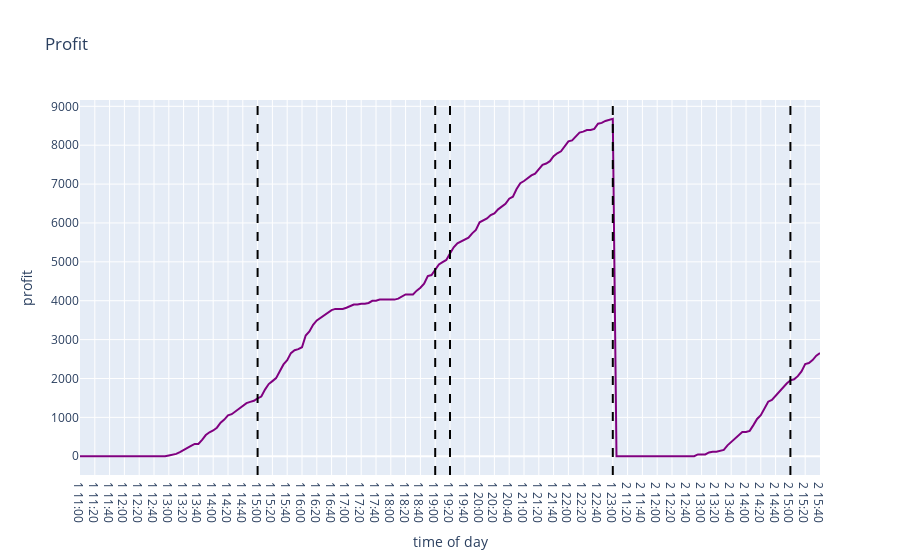
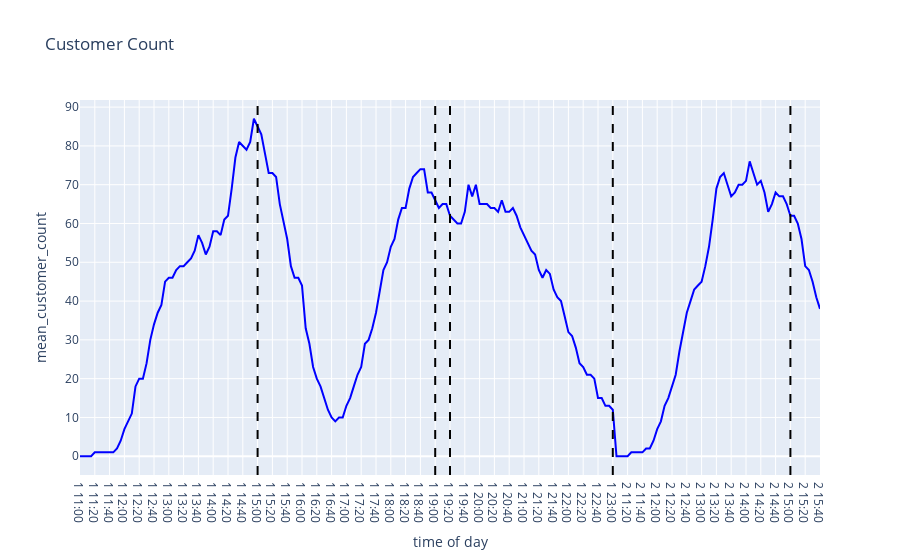
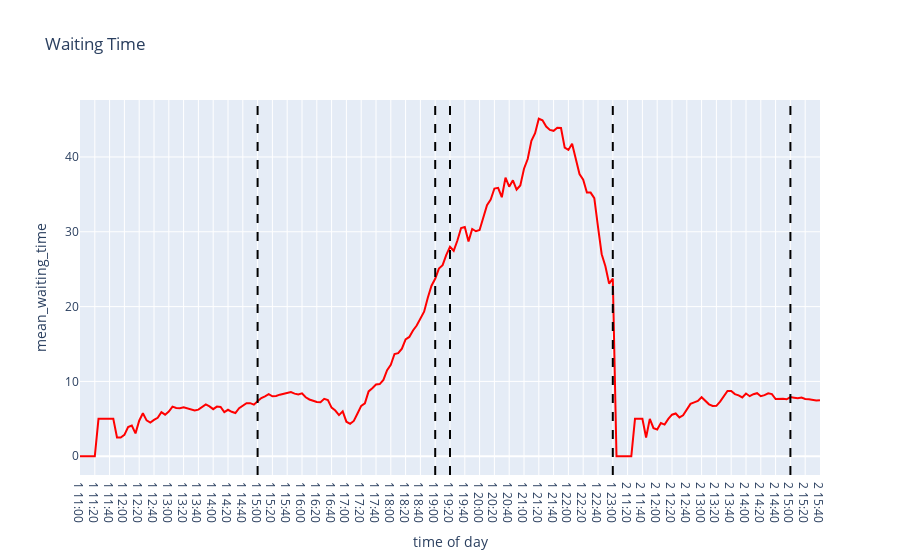
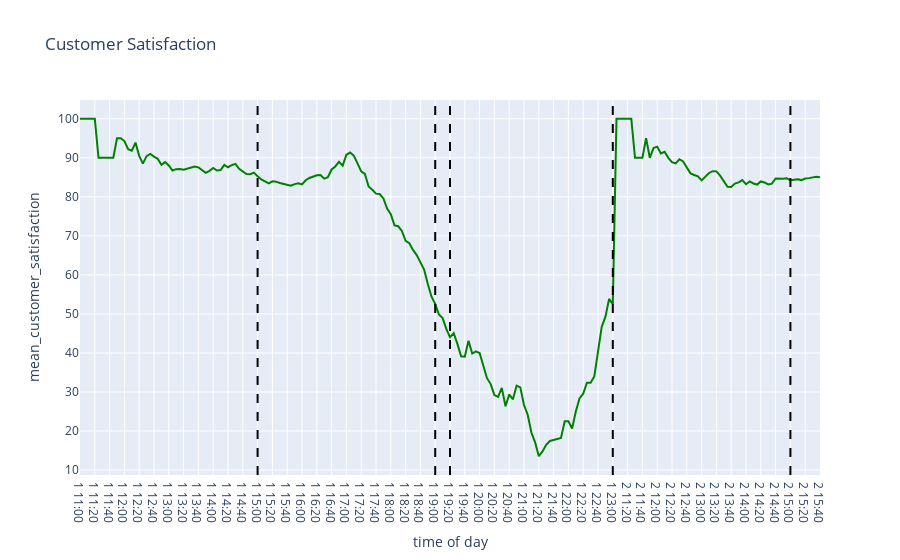

Notebook code cell kept with these figures, in order:
### Code cell
df_mean_step = display_mean_step_results(results)

### Figure 1 — Plotly figure (JSON) as saved in the notebook; plotly's stock layout.template omitted (floating-point values rounded to 4 significant figures; data arrays with more than 128 entries replaced by an {"elided": "..."} marker saying what was removed)
{"data": [{"hovertemplate": "variable=mean_profit<br>time of day=%{x}<br>profit=%{y}<extra></extra>", "legendgroup": "mean_profit", "line": {"color": "purple", "dash": "solid"}, "marker": {"symbol": "circle"}, "mode": "lines", "name": "mean_profit", "orientation": "v", "showlegend": true, "type": "scatter", "x": {"elided": "201 str values"}, "xaxis": "x", "y": {"elided": "201 float values"}, "yaxis": "y"}], "layout": {"legend": {"title": {"text": "variable"}, "tracegroupgap": 0}, "shapes": [{"line": {"color": "black", "dash": "dash"}, "type": "line", "x0": "1 15:00", "x1": "1 15:00", "xref": "x", "y0": 0, "y1": 1, "yref": "y domain"}, {"line": {"color": "black", "dash": "dash"}, "type": "line", "x0": "1 19:00", "x1": "1 19:00", "xref": "x", "y0": 0, "y1": 1, "yref": "y domain"}, {"line": {"color": "black", "dash": "dash"}, "type": "line", "x0": "1 23:00", "x1": "1 23:00", "xref": "x", "y0": 0, "y1": 1, "yref": "y domain"}, {"line": {"color": "black", "dash": "dash"}, "type": "line", "x0": "2 15:00", "x1": "2 15:00", "xref": "x", "y0": 0, "y1": 1, "yref": "y domain"}, {"line": {"color": "black", "dash": "dash"}, "type": "line", "x0": "2 19:00", "x1": "2 19:00", "xref": "x", "y0": 0, "y1": 1, "yref": "y domain"}, {"line": {"color": "black", "dash": "dash"}, "type": "line", "x0": "2 23:00", "x1": "2 23:00", "xref": "x", "y0": 0, "y1": 1, "yref": "y domain"}], "showlegend": false, "title": {"text": "Profit"}, "xaxis": {"anchor": "y", "domain": [0, 1], "title": {"text": "time of day"}}, "yaxis": {"anchor": "x", "domain": [0, 1], "title": {"text": "profit"}}}}

### Figure 2 — Plotly figure (JSON) as saved in the notebook; plotly's stock layout.template omitted (floating-point values rounded to 4 significant figures; data arrays with more than 128 entries replaced by an {"elided": "..."} marker saying what was removed)
{"data": [{"hovertemplate": "variable=mean_customer_count<br>time of day=%{x}<br>mean_customer_count=%{y}<extra></extra>", "legendgroup": "mean_customer_count", "line": {"color": "blue", "dash": "solid"}, "marker": {"symbol": "circle"}, "mode": "lines", "name": "mean_customer_count", "orientation": "v", "showlegend": true, "type": "scatter", "x": {"elided": "201 str values"}, "xaxis": "x", "y": {"elided": "201 int values"}, "yaxis": "y"}], "layout": {"legend": {"title": {"text": "variable"}, "tracegroupgap": 0}, "shapes": [{"line": {"color": "black", "dash": "dash"}, "type": "line", "x0": "1 15:00", "x1": "1 15:00", "xref": "x", "y0": 0, "y1": 1, "yref": "y domain"}, {"line": {"color": "black", "dash": "dash"}, "type": "line", "x0": "1 19:00", "x1": "1 19:00", "xref": "x", "y0": 0, "y1": 1, "yref": "y domain"}, {"line": {"color": "black", "dash": "dash"}, "type": "line", "x0": "1 23:00", "x1": "1 23:00", "xref": "x", "y0": 0, "y1": 1, "yref": "y domain"}, {"line": {"color": "black", "dash": "dash"}, "type": "line", "x0": "2 15:00", "x1": "2 15:00", "xref": "x", "y0": 0, "y1": 1, "yref": "y domain"}, {"line": {"color": "black", "dash": "dash"}, "type": "line", "x0": "2 19:00", "x1": "2 19:00", "xref": "x", "y0": 0, "y1": 1, "yref": "y domain"}, {"line": {"color": "black", "dash": "dash"}, "type": "line", "x0": "2 23:00", "x1": "2 23:00", "xref": "x", "y0": 0, "y1": 1, "yref": "y domain"}], "showlegend": false, "title": {"text": "Customer Count"}, "xaxis": {"anchor": "y", "domain": [0, 1], "title": {"text": "time of day"}}, "yaxis": {"anchor": "x", "domain": [0, 1], "title": {"text": "mean_customer_count"}}}}

### Figure 3 — Plotly figure (JSON) as saved in the notebook; plotly's stock layout.template omitted (floating-point values rounded to 4 significant figures; data arrays with more than 128 entries replaced by an {"elided": "..."} marker saying what was removed)
{"data": [{"hovertemplate": "variable=mean_waiting_time<br>time of day=%{x}<br>mean_waiting_time=%{y}<extra></extra>", "legendgroup": "mean_waiting_time", "line": {"color": "red", "dash": "solid"}, "marker": {"symbol": "circle"}, "mode": "lines", "name": "mean_waiting_time", "orientation": "v", "showlegend": true, "type": "scatter", "x": {"elided": "201 str values"}, "xaxis": "x", "y": {"elided": "201 float values"}, "yaxis": "y"}], "layout": {"legend": {"title": {"text": "variable"}, "tracegroupgap": 0}, "shapes": [{"line": {"color": "black", "dash": "dash"}, "type": "line", "x0": "1 15:00", "x1": "1 15:00", "xref": "x", "y0": 0, "y1": 1, "yref": "y domain"}, {"line": {"color": "black", "dash": "dash"}, "type": "line", "x0": "1 19:00", "x1": "1 19:00", "xref": "x", "y0": 0, "y1": 1, "yref": "y domain"}, {"line": {"color": "black", "dash": "dash"}, "type": "line", "x0": "1 23:00", "x1": "1 23:00", "xref": "x", "y0": 0, "y1": 1, "yref": "y domain"}, {"line": {"color": "black", "dash": "dash"}, "type": "line", "x0": "2 15:00", "x1": "2 15:00", "xref": "x", "y0": 0, "y1": 1, "yref": "y domain"}, {"line": {"color": "black", "dash": "dash"}, "type": "line", "x0": "2 19:00", "x1": "2 19:00", "xref": "x", "y0": 0, "y1": 1, "yref": "y domain"}, {"line": {"color": "black", "dash": "dash"}, "type": "line", "x0": "2 23:00", "x1": "2 23:00", "xref": "x", "y0": 0, "y1": 1, "yref": "y domain"}], "showlegend": false, "title": {"text": "Waiting Time"}, "xaxis": {"anchor": "y", "domain": [0, 1], "title": {"text": "time of day"}}, "yaxis": {"anchor": "x", "domain": [0, 1], "title": {"text": "mean_waiting_time"}}}}

### Figure 4 — Plotly figure (JSON) as saved in the notebook; plotly's stock layout.template omitted (floating-point values rounded to 4 significant figures; data arrays with more than 128 entries replaced by an {"elided": "..."} marker saying what was removed)
{"data": [{"hovertemplate": "variable=mean_customer_satisfaction<br>time of day=%{x}<br>mean_customer_satisfaction=%{y}<extra></extra>", "legendgroup": "mean_customer_satisfaction", "line": {"color": "green", "dash": "solid"}, "marker": {"symbol": "circle"}, "mode": "lines", "name": "mean_customer_satisfaction", "orientation": "v", "showlegend": true, "type": "scatter", "x": {"elided": "201 str values"}, "xaxis": "x", "y": {"elided": "201 float values"}, "yaxis": "y"}], "layout": {"legend": {"title": {"text": "variable"}, "tracegroupgap": 0}, "shapes": [{"line": {"color": "black", "dash": "dash"}, "type": "line", "x0": "1 15:00", "x1": "1 15:00", "xref": "x", "y0": 0, "y1": 1, "yref": "y domain"}, {"line": {"color": "black", "dash": "dash"}, "type": "line", "x0": "1 19:00", "x1": "1 19:00", "xref": "x", "y0": 0, "y1": 1, "yref": "y domain"}, {"line": {"color": "black", "dash": "dash"}, "type": "line", "x0": "1 23:00", "x1": "1 23:00", "xref": "x", "y0": 0, "y1": 1, "yref": "y domain"}, {"line": {"color": "black", "dash": "dash"}, "type": "line", "x0": "2 15:00", "x1": "2 15:00", "xref": "x", "y0": 0, "y1": 1, "yref": "y domain"}, {"line": {"color": "black", "dash": "dash"}, "type": "line", "x0": "2 19:00", "x1": "2 19:00", "xref": "x", "y0": 0, "y1": 1, "yref": "y domain"}, {"line": {"color": "black", "dash": "dash"}, "type": "line", "x0": "2 23:00", "x1": "2 23:00", "xref": "x", "y0": 0, "y1": 1, "yref": "y domain"}], "showlegend": false, "title": {"text": "Customer Satisfaction"}, "xaxis": {"anchor": "y", "domain": [0, 1], "title": {"text": "time of day"}}, "yaxis": {"anchor": "x", "domain": [0, 1], "title": {"text": "mean_customer_satisfaction"}}}}
